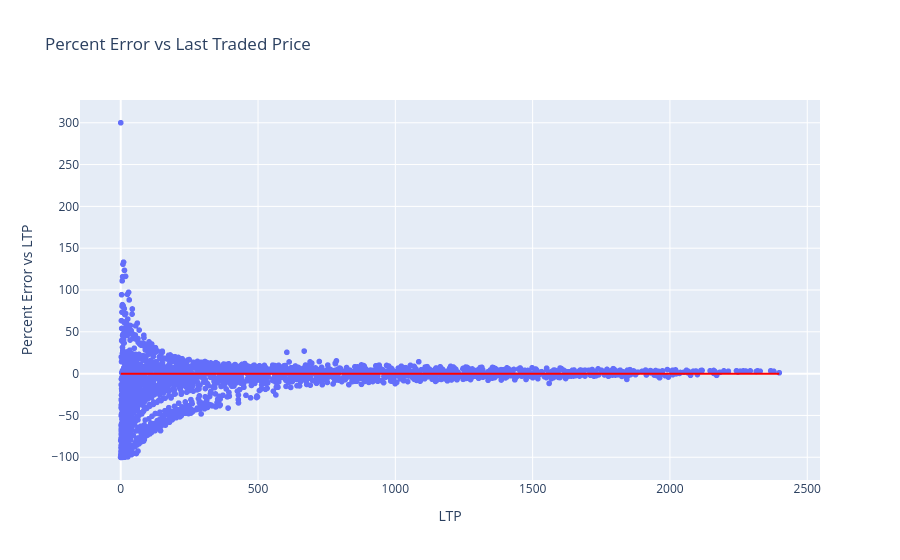

Notebook code for this chart:
### Code cell
fig = px.scatter(bsm_prices_df, x='LTP', y='Percent Error vs LTP', title='Percent Error vs Last Traded Price')
fig.add_shape(type='line', x0=0, y0=0, x1=bsm_prices_df['LTP'].max(), y1=0,
              line=dict(color='Red',), xref='x', yref='y')
fig.show()

### Figure 1 — Plotly figure (JSON) as saved in the notebook; plotly's stock layout.template omitted (floating-point values rounded to 4 significant figures; data arrays with more than 128 entries replaced by an {"elided": "..."} marker saying what was removed)
{"data": [{"hovertemplate": "LTP=%{x}<br>Percent Error vs LTP=%{y}<extra></extra>", "legendgroup": "", "marker": {"color": "#636efa", "symbol": "circle"}, "mode": "markers", "name": "", "showlegend": false, "type": "scattergl", "x": {"elided": "2753 float values"}, "xaxis": "x", "y": {"elided": "2753 float values"}, "yaxis": "y"}], "layout": {"legend": {"tracegroupgap": 0}, "shapes": [{"line": {"color": "Red"}, "type": "line", "x0": 0, "x1": 2398.0, "xref": "x", "y0": 0, "y1": 0, "yref": "y"}], "title": {"text": "Percent Error vs Last Traded Price"}, "xaxis": {"anchor": "y", "domain": [0, 1], "title": {"text": "LTP"}}, "yaxis": {"anchor": "x", "domain": [0, 1], "title": {"text": "Percent Error vs LTP"}}}}
